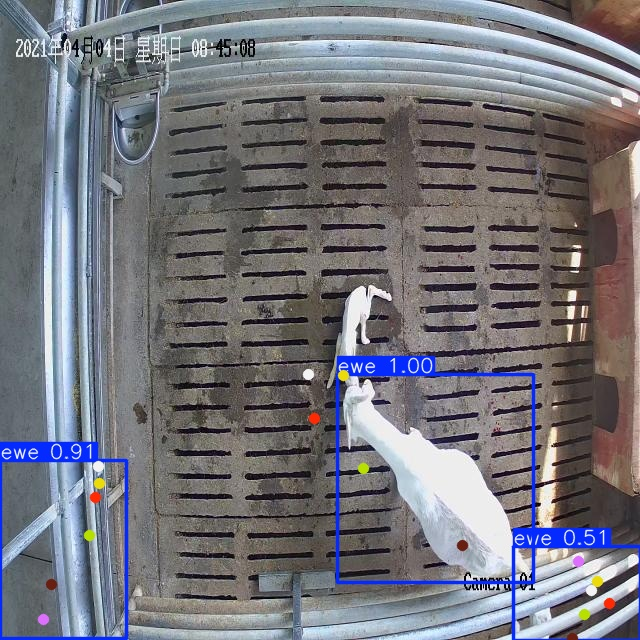
#> input picture ewe_keypoints/runs/pose/predict/img_139_jpg.rf.dc3a0a66029eea4cc7dc18b08277a408.jpg, 640 x 640 px
$ python -i extract_lamb_contour.py   (imports and definitions only)
#> lines starting #> are read from the running program, lines starting #| are printed output that depends on the picture; after the words box and inside, x2 and y2 are one past the last pixel; in counts of white or black regions, pixels touching at a corner belong together
#> further down, picture is the input picture: shape (640, 640, 3); mean B, G, R 122.8, 115.9, 115.9
import cv2
import numpy as np


def morphological_operations(binary):
    # 闭运算填充小孔
    kernel = np.ones((5, 5), np.uint8)
    closing = cv2.morphologyEx(binary, cv2.MORPH_CLOSE, kernel)

    # 开运算去除噪点
    opening = cv2.morphologyEx(closing, cv2.MORPH_OPEN, kernel)

    return opening


def get_largest_contour(binary):
    contours, _ = cv2.findContours(
        binary,
        cv2.RETR_EXTERNAL,
        cv2.CHAIN_APPROX_SIMPLE
    )

    # 选择最大的轮廓
    if contours:
        largest_contour = max(contours, key=cv2.contourArea)
        return largest_contour
    return None


def extract_sheep_contour(img):
    # 1. 读取和预处理
    gray = cv2.cvtColor(img, cv2.COLOR_BGR2GRAY)
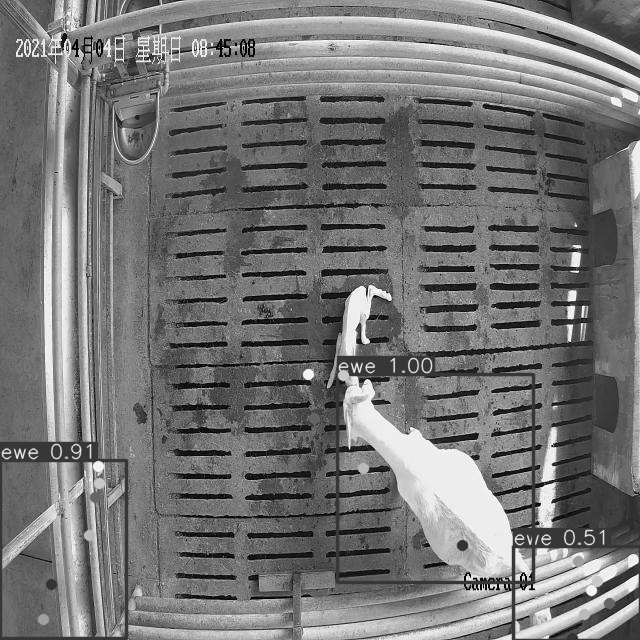
#> gray: shape (640, 640); min 0, max 255, mean 116.7
    blurred = cv2.GaussianBlur(gray, (5, 5), 0)

    # 2. 自适应阈值分割
    ret, thresh = cv2.threshold(
        blurred, 0, 255,
        cv2.THRESH_BINARY + cv2.THRESH_OTSU
    )
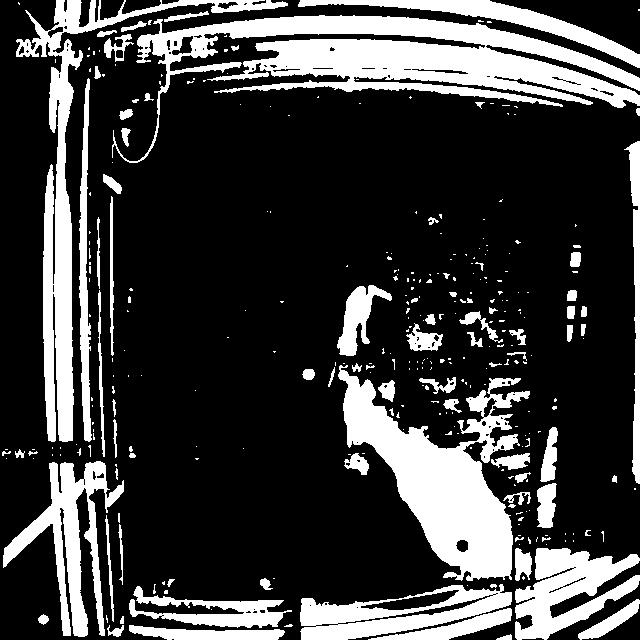
#> thresh: shape (640, 640); 23.9% white; 324 white regions (237 under 20 px), largest, box (x1, y1, x2, y2) and area: (112, 15, 640, 163) 24167, (338, 365, 530, 581) 16467, (16, 0, 288, 442) 11900
#> ret = 138

    # 3. 形态学操作
    morphology = morphological_operations(thresh)
#> in morphological_operations, `closing = cv2.morphologyEx(binary, cv2.MORPH_CLOSE, kernel)`:
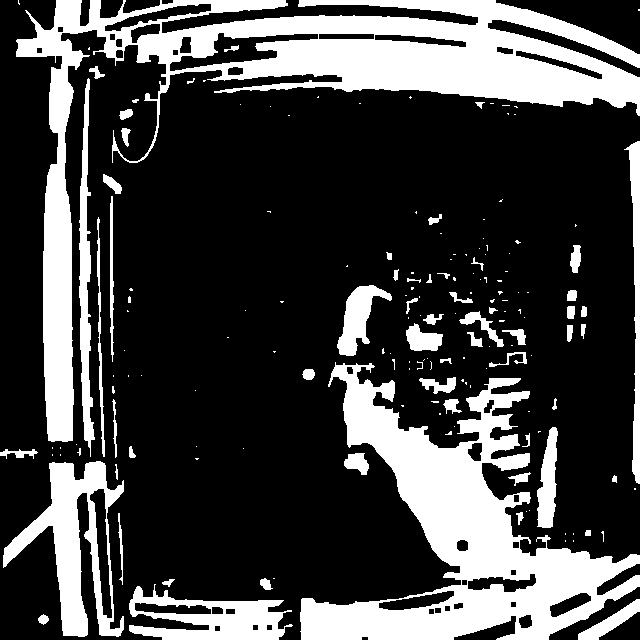
#> closing: shape (640, 640); 26.2% white; 169 white regions (109 under 20 px), largest, box (x1, y1, x2, y2) and area: (16, 0, 640, 442) 45016, (300, 362, 640, 640) 33806, (3, 461, 124, 637) 7766
#> in morphological_operations, `opening = cv2.morphologyEx(closing, cv2.MORPH_OPEN, kernel)`:
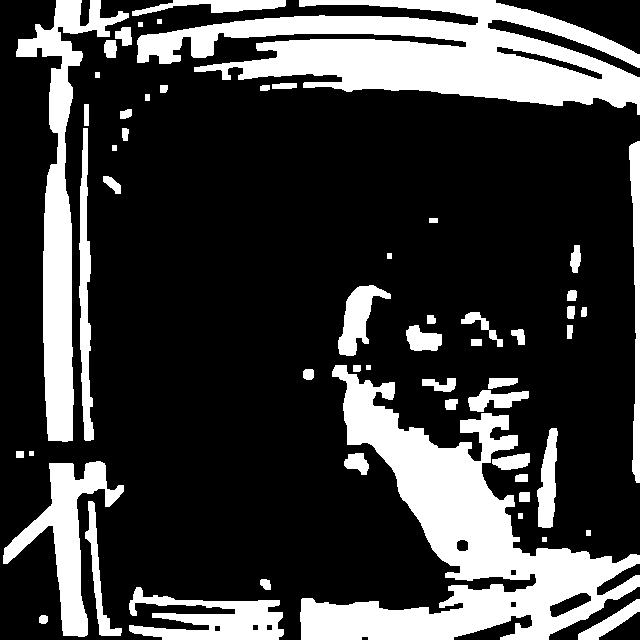
#> opening: shape (640, 640); 24.6% white; 56 white regions

    # 4. 提取最大轮廓
    contour = get_largest_contour(morphology)
#> in get_largest_contour, `contours, _ = cv2.findContours( binary, cv2.RETR_EXTERNAL, cv2.CHAIN_A..`: contours = 56 contours, 5 with area under 20; largest, box (x1, y1, x2, y2) and area: (300, 365, 640, 640) 30976, (137, 0, 640, 115) 28892, (16, 0, 129, 442) 11292, (3, 461, 124, 637) 5898, (129, 587, 284, 640) 4142
#> in get_largest_contour, `largest_contour = max(contours, key=cv2.contourArea)`: largest_contour = contour of 728 points, box (x1, y1, x2, y2) (300, 365, 640, 640), area 30976
#> contour has the same summary as largest_contour in get_largest_contour

    # 5. 绘制结果
    result = img.copy()
    if contour is not None:
        cv2.drawContours(result, [contour], -1, (0, 255, 0), 2)
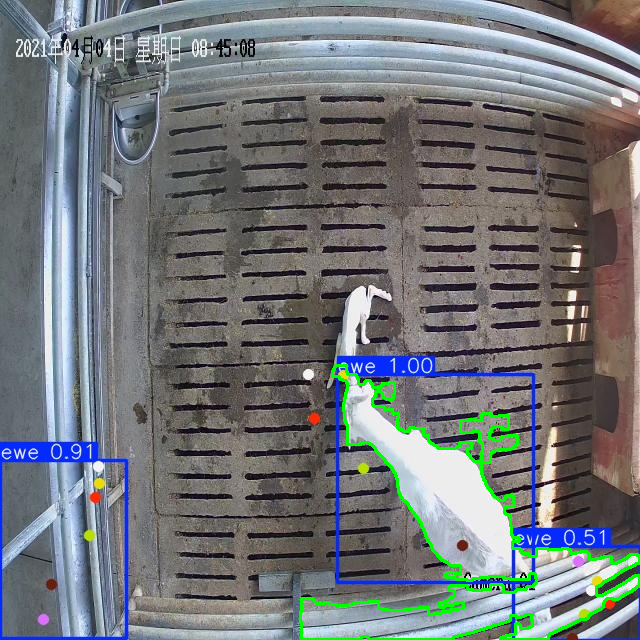
#> result: shape (640, 640, 3); 1.71% of pixels changed, all inside (x1, y1, x2, y2) = (299, 364, 640, 640)
    cv2.imshow("result", result)
    return contour

>>> import cv2
>>> picture = cv2.imread('ewe_keypoints/runs/pose/predict/img_139_jpg.rf.dc3a0a66029eea4cc7dc18b08277a408.jpg')
>>> result = extract_sheep_contour(picture)
#> result has the same summary as largest_contour in get_largest_contour
